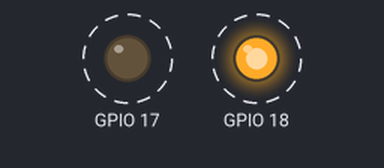
A program run on a simulated Raspberry Pi (BCM pin numbers). Parts: output pins drawn as LEDs (lit = HIGH). Dashed ring = blinking.

Above: at 0.5 s.
Timing chart, 0 to 4.6 s (numbered marks = the images above):
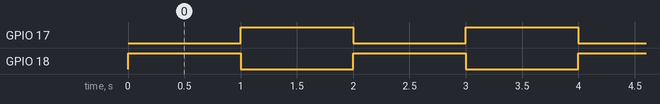

Measured:
- by itself, GPIO 17, GPIO 18: alternates HIGH for 1.0 s and LOW for 1.0 s

The program:

helloWorld.py
```python
import RPi.GPIO as GPIO
import time

GPIO.setmode(GPIO.BCM)			#BCM > (standart GPIO6)
					#BOARD > (standart PIN31)
GPIO.setup(18,GPIO.OUT)
GPIO.setup(17,GPIO.OUT)

try:
	while True:
		GPIO.output(17,GPIO.LOW)
		GPIO.output(18,GPIO.HIGH)
		time.sleep(1)			#sleep 1 detik
		GPIO.output(17,GPIO.HIGH)
		GPIO.output(18,GPIO.LOW)
		time.sleep(1)
except KeyboardInterrupt:
	GPIO.cleanup()			#mereset GPIO menjadi floating point
	print "Selesai"
```
